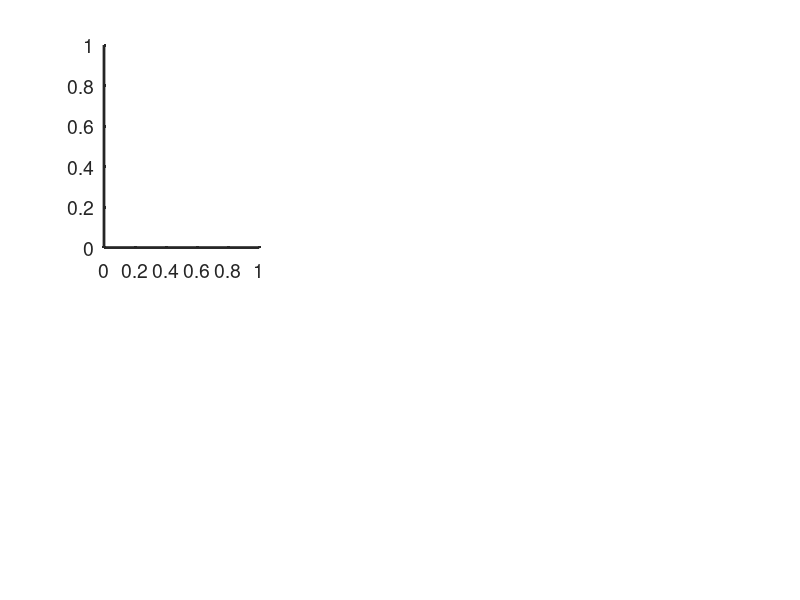

Source code (MATLAB): (Note: this script raises an error after producing the figure.)
% Representation of the left panel of Figure 5
% @ Antoine de Comite 

% Comparison of the the different reward distributions
n_simulations=50; close all;
%%
close all;
vec_red = linspace(0, 0.8, n_simulations);
figure('Name','Representation','units','normalized'); hold on;
subplot(2,3,1); hold on; set(gca,'Color','none'); set(gca,'FontSize',14); set(gca,'LineWidth',2);
for ii = 1 : n_simulations
    plot(x_redundancyc(3,:,ii),x_redundancyc(4,:,ii),'Color',[1,vec_red(ii),vec_red(ii)],'LineWidth',1);
end
plot(x_s*1.1,-2*s0+0.26,'k:','LineWidth',2);
xlim([-0.07 0.07]); ylim([-0.05 0.35]);
rectangle('Position',[-0.055 0.24 0.11 0.02],'LineWidth',2);

subplot(2,3,2); hold on; set(gca,'Color','none'); set(gca,'FontSize',14); set(gca,'LineWidth',2);
for ii = 1 : n_simulations
    plot(x_redundancyl(3,:,ii),x_redundancyl(4,:,ii),'Color',[vec_red(ii),vec_red(ii),1],'LineWidth',1);
end
plot(x_s*1.1,-2*s0_left+0.26,'k:','LineWidth',2);
xlim([-0.07 0.07]); ylim([-0.05 0.35]);
rectangle('Position',[-0.055 0.24 0.11 0.02],'LineWidth',2);

subplot(2,3,3); hold on; set(gca,'Color','none'); set(gca,'FontSize',14); set(gca,'LineWidth',2);
for ii = 1 : n_simulations
    plot(x_redundancyr(3,:,ii),x_redundancyr(4,:,ii),'Color',[vec_red(ii),vec_red(ii),vec_red(ii)],'LineWidth',1);
end
plot(x_s*1.1,-2*s0_right+0.26,'k:','LineWidth',2);
xlim([-0.07 0.07]); ylim([-0.05 0.35]);
rectangle('Position',[-0.055 0.24 0.11 0.02],'LineWidth',2);

subplot(2,3,4); hold on; set(gca,'Color','none'); set(gca,'FontSize',14); set(gca,'LineWidth',2);
for ii = 1 : n_simulations
    plot(x_redundancycf(3,:,ii),x_redundancycf(4,:,ii),'Color',[1,vec_red(ii),vec_red(ii)],'LineWidth',1);
end
plot(x_s*1.1,-2*s0+0.26,'k:','LineWidth',2);
xlim([-0.07 0.07]); ylim([-0.05 0.35]);
rectangle('Position',[-0.055 0.24 0.11 0.02],'LineWidth',2);

subplot(2,3,5); hold on; set(gca,'Color','none'); set(gca,'FontSize',14); set(gca,'LineWidth',2);
for ii = 1 : n_simulations
    plot(x_redundancylf(3,:,ii),x_redundancylf(4,:,ii),'Color',[vec_red(ii),vec_red(ii),1],'LineWidth',1);
end
plot(x_s*1.1,-2*s0_left+0.26,'k:','LineWidth',2);
xlim([-0.07 0.07]); ylim([-0.05 0.35]);
rectangle('Position',[-0.055 0.24 0.11 0.02],'LineWidth',2);

subplot(2,3,6); hold on; set(gca,'Color','none'); set(gca,'FontSize',14); set(gca,'LineWidth',2);
for ii = 1 : n_simulations
    plot(x_redundancyrf(3,:,ii),x_redundancyrf(4,:,ii),'Color',[vec_red(ii),vec_red(ii),vec_red(ii)],'LineWidth',1);
end
plot(x_s*1.1,-2*s0_right+0.26,'k:','LineWidth',2);
xlim([-0.07 0.07]); ylim([-0.05 0.35]);
rectangle('Position',[-0.055 0.24 0.11 0.02],'LineWidth',2);
